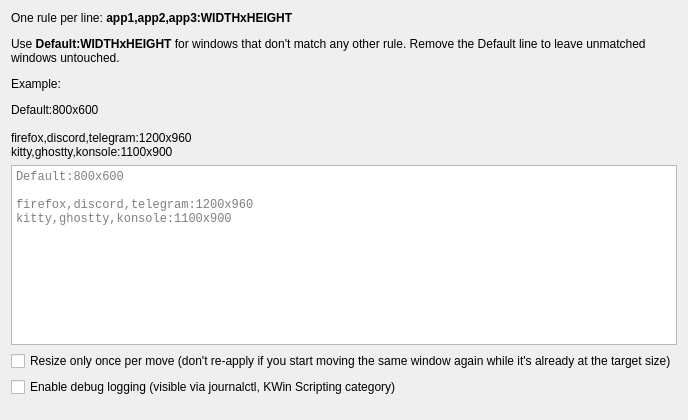
<?xml version="1.0" encoding="UTF-8"?>
<ui version="4.0">
 <class>KWin::MouseResizerConfigForm</class>
 <widget class="QWidget" name="KWin::MouseResizerConfigForm">
  <property name="geometry">
   <rect>
    <x>0</x>
    <y>0</y>
    <width>640</width>
    <height>420</height>
   </rect>
  </property>
  <layout class="QVBoxLayout" name="verticalLayout">
   <item>
    <widget class="QLabel" name="label_intro">
     <property name="text">
      <string>&lt;html&gt;&lt;head/&gt;&lt;body&gt;&lt;p&gt;One rule per line: &lt;span style=&quot; font-weight:700;&quot;&gt;app1,app2,app3:WIDTHxHEIGHT&lt;/span&gt;&lt;/p&gt;&lt;p&gt;Use &lt;span style=&quot; font-weight:700;&quot;&gt;Default:WIDTHxHEIGHT&lt;/span&gt; for windows that don't match any other rule. Remove the Default line to leave unmatched windows untouched.&lt;/p&gt;&lt;p&gt;Example:&lt;/p&gt;&lt;p&gt;&lt;span style=&quot; font-family:'monospace';&quot;&gt;Default:800x600&lt;br/&gt;&lt;br/&gt;firefox,discord,telegram:1200x960&lt;br/&gt;kitty,ghostty,konsole:1100x900&lt;/span&gt;&lt;/p&gt;&lt;/body&gt;&lt;/html&gt;</string>
     </property>
     <property name="textFormat">
      <enum>Qt::TextFormat::RichText</enum>
     </property>
     <property name="wordWrap">
      <bool>true</bool>
     </property>
    </widget>
   </item>
   <item>
    <widget class="QPlainTextEdit" name="kcfg_rules">
     <property name="minimumSize">
      <size>
       <width>0</width>
       <height>180</height>
      </size>
     </property>
     <property name="font">
      <font>
       <family>monospace</family>
      </font>
     </property>
     <property name="lineWrapMode">
      <enum>QPlainTextEdit::LineWrapMode::NoWrap</enum>
     </property>
     <property name="placeholderText">
      <string>Default:800x600

firefox,discord,telegram:1200x960
kitty,ghostty,konsole:1100x900</string>
     </property>
    </widget>
   </item>
   <item>
    <widget class="QCheckBox" name="kcfg_onlyOnce">
     <property name="text">
      <string>Resize only once per move (don't re-apply if you start moving the same window again while it's already at the target size)</string>
     </property>
    </widget>
   </item>
   <item>
    <widget class="QCheckBox" name="kcfg_debugLogs">
     <property name="text">
      <string>Enable debug logging (visible via journalctl, KWin Scripting category)</string>
     </property>
    </widget>
   </item>
   <item>
    <spacer name="verticalSpacer">
     <property name="orientation">
      <enum>Qt::Orientation::Vertical</enum>
     </property>
     <property name="sizeHint" stdset="0">
      <size>
       <width>20</width>
       <height>40</height>
      </size>
     </property>
    </spacer>
   </item>
  </layout>
 </widget>
 <resources/>
 <connections/>
</ui>
